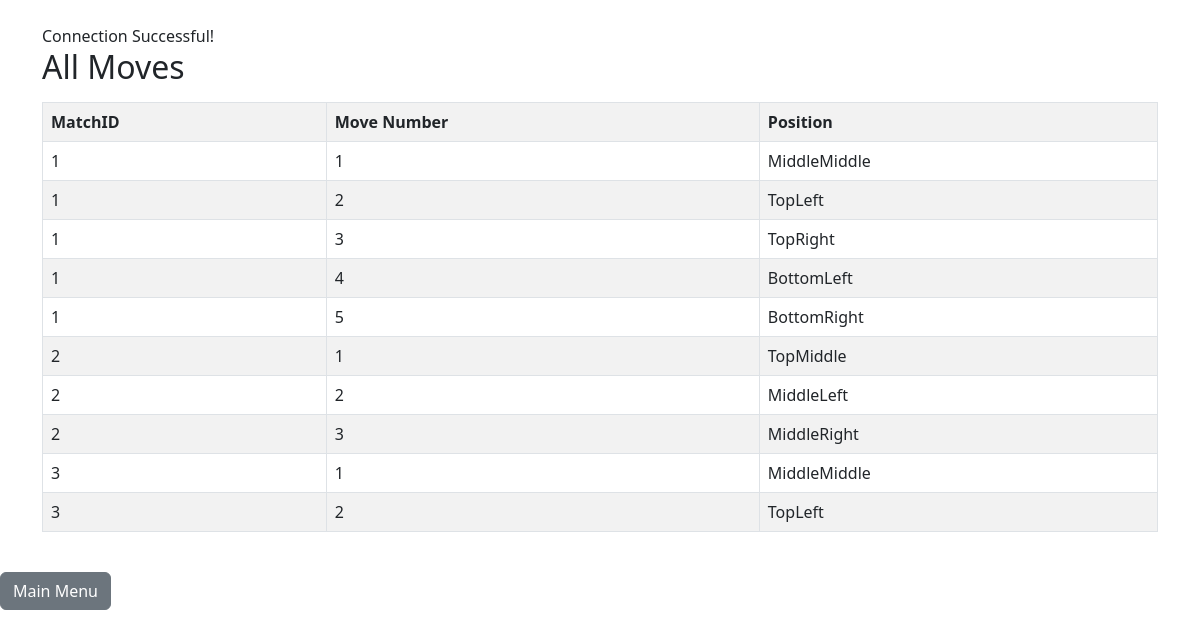
Page /queries/display_moves.php on the committed database.
### tables this page shows
CREATE TABLE Move_MadeIn (
    MatchID INT,
    Move_Number INT,
    Position VARCHAR(20),
    PRIMARY KEY (MatchID, Move_Number),
    FOREIGN KEY (MatchID) REFERENCES Match_Contained(MatchID)
        ON DELETE CASCADE
        ON UPDATE CASCADE
);

### queries/display_moves.php (the view, shortened to what this page needs)
<?php
$servername = "localhost";
$username   = "root";
$password   = "";
$database   = "tictactoe";
$conn = new mysqli($servername, $username, $password, $database);
if ($conn->connect_error) {
	die("Connection failed: " . $conn->connect_error);
} else {
	echo "<link rel='stylesheet' href='https://cdn.jsdelivr.net/npm/bootstrap@5.3.0/dist/css/bootstrap.min.css'>";
	echo "<div class='container mt-4'>";
	echo "Connection Successful! <br>";
}
$query = "SELECT MatchID, Move_Number, Position
          FROM Move_MadeIn
          ORDER BY MatchID, Move_Number";
$result = $conn->query($query);
echo "<h2>All Moves</h2>";
if ($result->num_rows > 0) {
	echo "<table class='table table-bordered table-striped mt-3'>";
	echo "<tr><th>MatchID</th><th>Move Number</th><th>Position</th></tr>";
	while ($row = $result->fetch_assoc()) {
		echo "<tr>
			<td>" . $row["MatchID"] . "</td>
			<td>" . $row["Move_Number"] . "</td>
			<td>" . $row["Position"] . "</td>
		</tr>";
	}
	echo "</table>";
} else {
	echo "No moves found.";
}
echo "</div><br><a class='btn btn-secondary' href='../index.php'>Main Menu</a>";
?>

### rows in the picture
move_madein: MatchID "1", Move_Number "1", Position "MiddleMiddle"
move_madein: MatchID "1", Move_Number "2", Position "TopLeft"
move_madein: MatchID "1", Move_Number "3", Position "TopRight"
move_madein: MatchID "1", Move_Number "4", Position "BottomLeft"
move_madein: MatchID "1", Move_Number "5", Position "BottomRight"
move_madein: MatchID "2", Move_Number "1", Position "TopMiddle"
move_madein: MatchID "2", Move_Number "2", Position "MiddleLeft"
move_madein: MatchID "2", Move_Number "3", Position "MiddleRight"
move_madein: MatchID "3", Move_Number "1", Position "MiddleMiddle"
move_madein: MatchID "3", Move_Number "2", Position "TopLeft"
